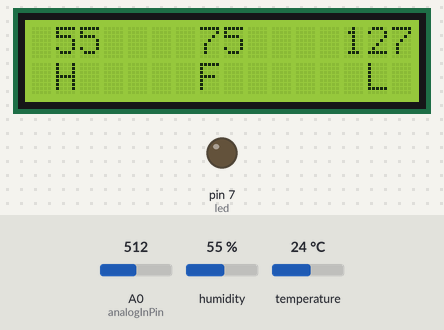
Bench run of a sketch on a simulated Arduino Uno, built with avr-gcc and run on an emulated ATmega328P. Shown: 16×2 character LCD, output pins drawn as LEDs (lit = HIGH). Inputs (shaded band) come from the test bench; at power-on: A0 (analogInPin) = 512, humidity 55 %, temperature 24 °C.

Above: at 3.2 s.
3.3 s: A0 (analogInPin) set to 198
At 4.9 s:
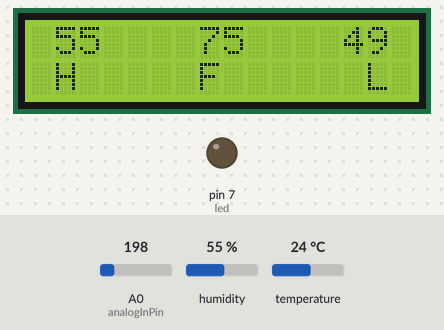
8.7 s: A0 (analogInPin) set to 171
At 10.1 s:
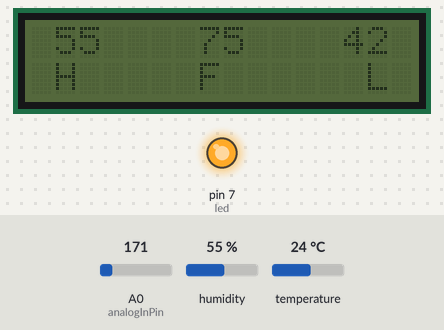
12.8 s: humidity set to 22 %
At 15.2 s:
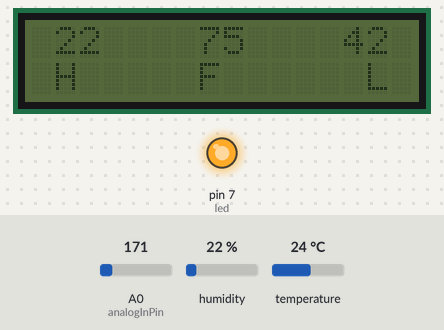
15.9 s: temperature set to 12 °C
At 17.3 s:
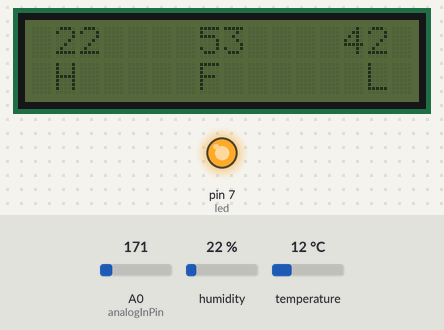
18.0 s: humidity set to 40 %
At 19.3 s:
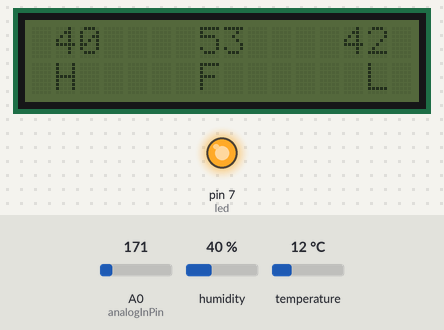
20.0 s: A0 (analogInPin) set to 122
At 21.4 s:
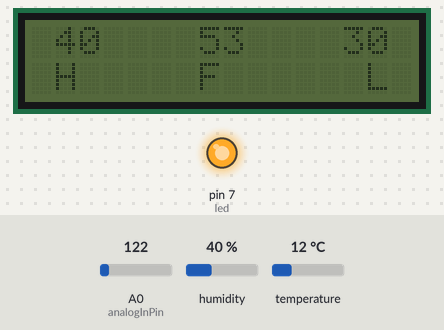
Timing chart, 0 to 23.0 s (numbered marks = the images above; inputs shaded):
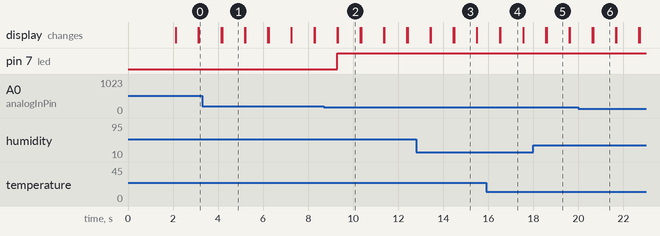

The sketch:

LCDThermostat.ino
```cpp
// REQUIRES the following Arduino libraries:
// - DHT Sensor Library: https://github.com/adafruit/DHT-sensor-library
// - Adafruit Unified Sensor Lib: https://github.com/adafruit/Adafruit_Sensor
// Include Wire Library for I2C

#include <Wire.h>
// Include NewLiquidCrystal Library for I2C
#include <LiquidCrystal_I2C.h>
#include "DHT.h"
#define DHTPIN 2 // Digital pin connected to the DHT sensor

// Uncomment whatever type you're using!
#define DHTTYPE DHT11 // DHT 11
//#define DHTTYPE DHT22  // DHT 22  (AM2302), AM2321
//#define DHTTYPE DHT21   // DHT 21 (AM2301)

// Define I2C Address - change if required
const int i2c_addr = 0x27;

//Connect the following:
const int analogInPin = A0; //Arduino pin A0 to ground of light sensor
int led = 7;                // Arduino pin D7 to LED to GND

// Connect pin 1 (on the left) of the temp sensor to +5V
// Connect pin 2 of the sensor to Arduino pin D2
// Connect pin 4 (on the right) of the sensor to GROUND
// Connect a 10K resistor from pin 2 (data) to pin 1 (power) of the sensor

// Initialize DHT sensor.
DHT dht(DHTPIN, DHTTYPE);

//Initialize LCD Display
LiquidCrystal_I2C lcd(i2c_addr, 2, 1, 0, 4, 5, 6, 7, 3, POSITIVE);

int sensorValue = 0;
int outputValue = 0;

void setup()
{
  Serial.begin(9600);
  pinMode(led, OUTPUT);
  lcd.begin(16, 2);
  lcd.setCursor(1, 0);
  lcd.print("LCD THERMOSTAT");
  dht.begin();
  delay(2000);
  lcd.clear();
}

void loop()
{
  // read the analog in value:
  sensorValue = analogRead(analogInPin);
  // map it to the range of the analog out:
  outputValue = map(sensorValue, 0, 1023, 0, 255);
  // change the analog out value:

  if (outputValue < 45)
  {
    digitalWrite(led, HIGH);
    lcd.noBacklight();
  }
  if (outputValue >= 45)
  {
    digitalWrite(led, LOW);
    lcd.backlight();
  }
  float h = dht.readHumidity();
  float f = dht.readTemperature(true);
  float t = dht.readTemperature();

  // Check if any reads failed and exit early (to try again).
  if (isnan(h) || isnan(t) || isnan(f))
  {
    Serial.println(F("Failed to read from DHT sensor!"));
    return;
  }

  // Compute heat index in Fahrenheit (the default)
  float hif = dht.computeHeatIndex(f, h);
  int hum = static_cast<int>(h);
  int fah = static_cast<int>(f);
  lcd.setCursor(1, 1);
  lcd.print("H");
  lcd.setCursor(1, 0);
  lcd.print(hum);
  lcd.setCursor(7, 1);
  lcd.print("F");
  lcd.setCursor(7, 0);
  lcd.print(fah);
  lcd.setCursor(13, 0);
  lcd.print(outputValue);
  lcd.setCursor(14, 1);
  lcd.print("L");
  delay(1000);
  lcd.clear();
}
```

Measured:
- the behaviour switches between 181 and 180 on A0 (analogInPin) (found by bisection; images 1 and 2)
- after the input at 3.3 s, the display: first differs from a run without the input after 0.88 s (image 1)
- after the input at 8.7 s, pin 7 (led): LOW → HIGH after 0.60 s; the display: first differs from a run without the input after 0.62 s (image 2)
- after the input at 12.8 s, the display: first differs from a run without the input after 1.7 s (image 3)
- after the input at 15.9 s, the display: first differs from a run without the input after 0.64 s (image 4)
- after the input at 18.0 s, the display: first differs from a run without the input after 0.60 s (image 5)
- after the input at 20.0 s, the display: first differs from a run without the input after 0.66 s (image 6)
